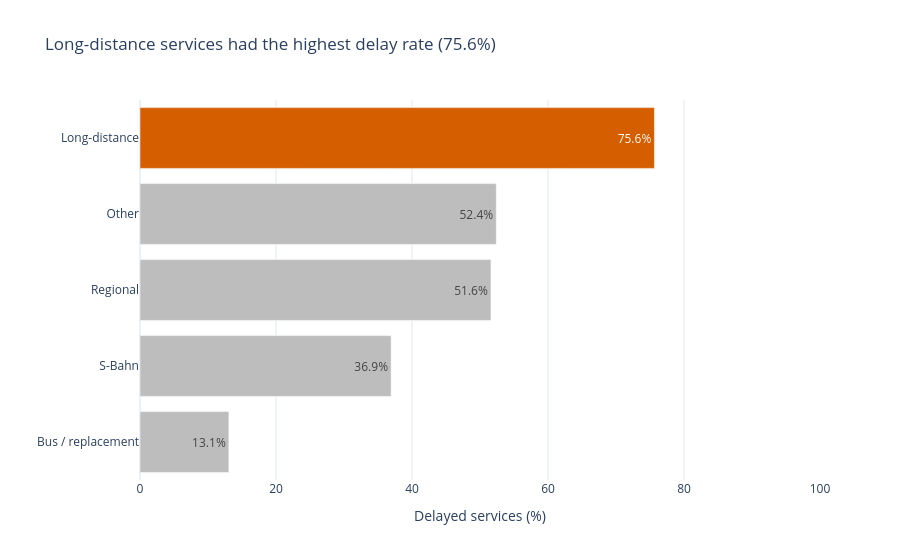

Notebook source saved alongside this figure:
### Markdown cell above
## Question 2 — Which broad train-service groups had the highest delay rates?

### Why this matters

Comparing train categories helps determine whether delay risk differs between
long-distance, regional, suburban and replacement services.

### Method

Train models are grouped into long-distance, regional, S-Bahn,
bus/replacement and other services. The proportion marked as delayed is then
compared across groups.

### Code cell
group_stats = (
    clean.groupby(
        "train_group",
        as_index=False
    )
    .agg(
        total_services=("has_delay", "size"),
        delayed_services=("has_delay", "sum"),
        delay_rate=("has_delay", "mean")
    )
)

group_stats["delay_rate_pct"] = (
    group_stats["delay_rate"] * 100
)

group_stats = group_stats.sort_values(
    "delay_rate_pct"
)


top_group = group_stats.iloc[-1]["train_group"]
top_group_rate = group_stats.iloc[-1]["delay_rate_pct"]


group_stats["highlight"] = np.where(
    group_stats["train_group"].eq(top_group),
    "Highest",
    "Other"
)


fig = px.bar(
    group_stats,
    x="delay_rate_pct",
    y="train_group",
    orientation="h",
    text=group_stats["delay_rate_pct"].map(
        lambda value: f"{value:.1f}%"
    ),
    color="highlight",
    color_discrete_map={
        "Other": CONTEXT_GREY,
        "Highest": CVD_RED
    },
    hover_data={
        "total_services": ":,",
        "delayed_services": ":,",
        "highlight": False
    },
    title=(
        f"{top_group} services had the highest delay rate "
        f"({top_group_rate:.1f}%)"
    )
)

fig.update_layout(
    template="plotly_white",
    showlegend=False
)

fig.update_xaxes(
    title="Delayed services (%)",
    range=[0, 100],
    gridcolor="#E5E7EB"
)

fig.update_yaxes(
    title=""
)

fig.show()

### Figure 1 — Plotly figure (JSON) as saved in the notebook; plotly's stock layout.template omitted (floating-point values rounded to 4 significant figures)
{"data": [{"customdata": [[8064, 1054, "Other"], [42810, 15811, "Other"], [9099, 4696, "Other"], [418, 219, "Other"]], "hovertemplate": "delay_rate_pct=%{x}<br>train_group=%{y}<br>text=%{text}<br>total_services=%{customdata[0]:,}<br>delayed_services=%{customdata[1]:,}<extra></extra>", "legendgroup": "Other", "marker": {"color": "#BDBDBD", "pattern": {"shape": ""}}, "name": "Other", "orientation": "h", "showlegend": true, "text": ["13.1%", "36.9%", "51.6%", "52.4%"], "textposition": "auto", "type": "bar", "x": [13.07, 36.93, 51.61, 52.39], "xaxis": "x", "y": ["Bus / replacement", "S-Bahn", "Regional", "Other"], "yaxis": "y"}, {"customdata": [[16085, 12168, "Highest"]], "hovertemplate": "delay_rate_pct=%{x}<br>train_group=%{y}<br>text=%{text}<br>total_services=%{customdata[0]:,}<br>delayed_services=%{customdata[1]:,}<extra></extra>", "legendgroup": "Highest", "marker": {"color": "#D55E00", "pattern": {"shape": ""}}, "name": "Highest", "orientation": "h", "showlegend": true, "text": ["75.6%"], "textposition": "auto", "type": "bar", "x": [75.65], "xaxis": "x", "y": ["Long-distance"], "yaxis": "y"}], "layout": {"barmode": "relative", "legend": {"title": {"text": "highlight"}, "tracegroupgap": 0}, "showlegend": false, "title": {"text": "Long-distance services had the highest delay rate (75.6%)"}, "xaxis": {"anchor": "y", "domain": [0, 1], "gridcolor": "#E5E7EB", "range": [0, 100], "title": {"text": "Delayed services (%)"}}, "yaxis": {"anchor": "x", "domain": [0, 1], "title": {"text": ""}}}}
